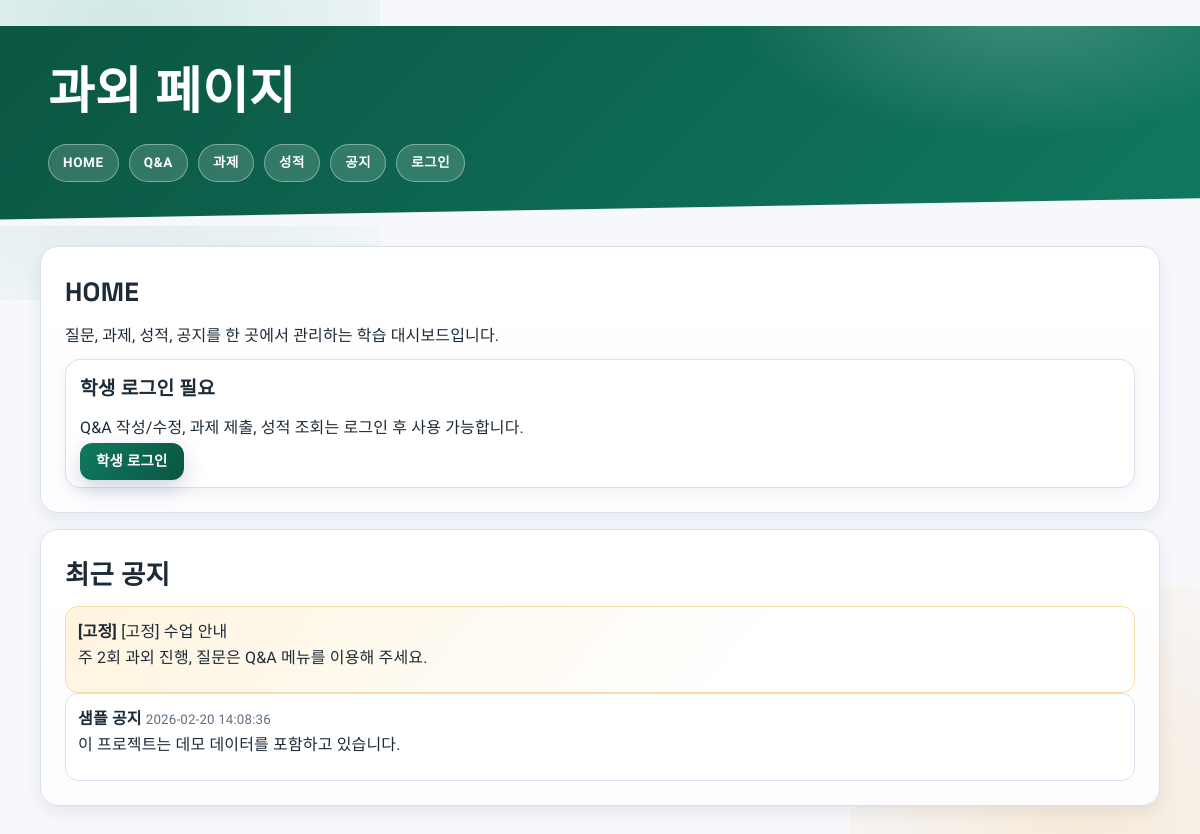
The app's page /tutoring, older data.
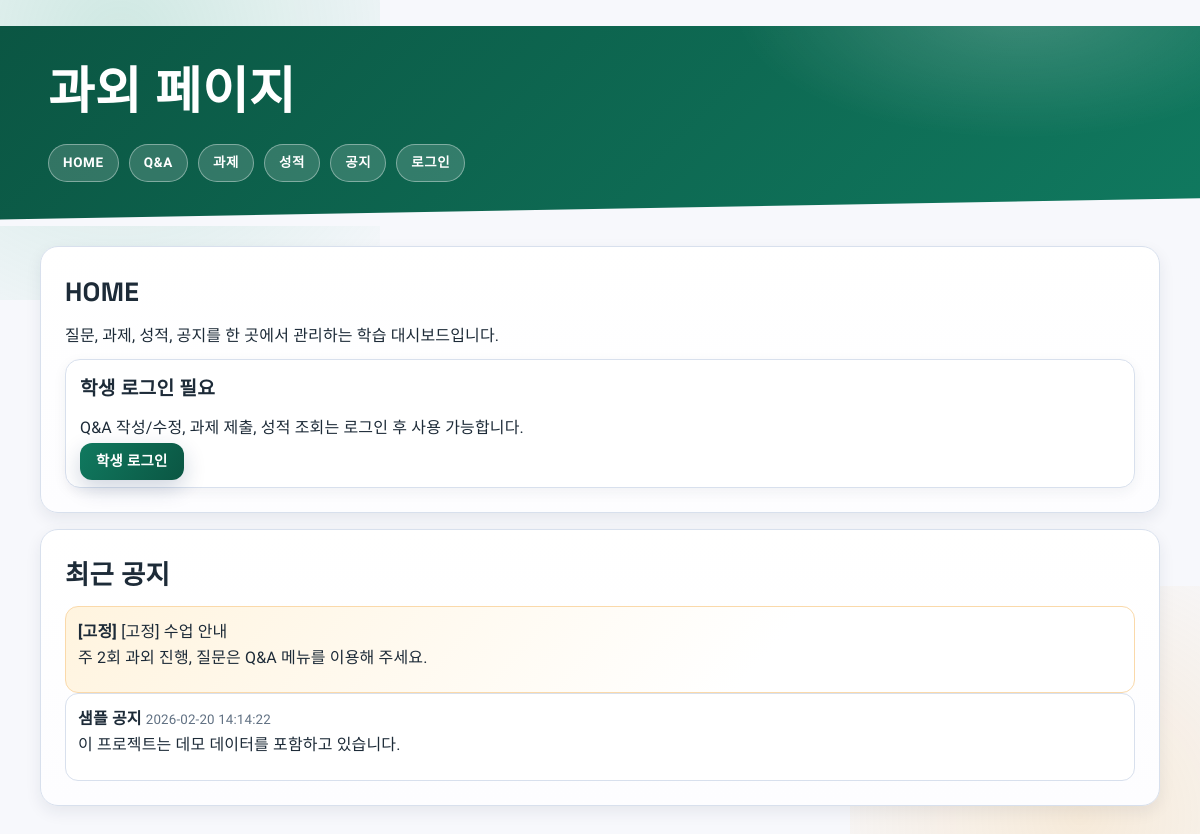
The same page, newer data.
### tables this page shows
CREATE TABLE notices (
    id INTEGER PRIMARY KEY AUTOINCREMENT,
    title TEXT NOT NULL,
    content TEXT NOT NULL,
    is_pinned INTEGER NOT NULL DEFAULT 0 CHECK (is_pinned IN (0, 1)),
    pinned_at TEXT,
    created_by INTEGER,
    created_at TEXT NOT NULL DEFAULT CURRENT_TIMESTAMP,
    updated_at TEXT NOT NULL DEFAULT CURRENT_TIMESTAMP,
    FOREIGN KEY (created_by) REFERENCES users(id) ON DELETE SET NULL
);

### app.py (the view, shortened to what this page needs)
@app.route("/tutoring")
def tutoring_home():
    student = get_student_user()
    pinned_notices, regular_notices = fetch_notices()
    assignment_summary = None
    score_summary = None
    return render_template(
        "tutoring/home.html",
        pinned_notices=pinned_notices,
        regular_notices=regular_notices[:5],
        assignment_summary=assignment_summary,
        score_summary=score_summary,
    )

### app.py (called while the page is built, shortened)
def get_db():
    if "db" not in g:
        connection = sqlite3.connect(app.config["DATABASE"])
        connection.row_factory = sqlite3.Row
        connection.execute("PRAGMA journal_mode = OFF")
        connection.execute("PRAGMA synchronous = OFF")
        connection.execute("PRAGMA foreign_keys = ON")
        g.db = connection
    return g.db

def query_db(query, args=(), one=False):
    cursor = get_db().execute(query, args)
    rows = cursor.fetchall()
    cursor.close()
    if one:
        return rows[0] if rows else None
    return rows

def get_student_user():
    if "student_user" in g:
        return g.student_user
    student_id = session.get("student_id")
    if student_id is None:
        g.student_user = None
        return None

def get_admin_user():
    if "admin_user" in g:
        return g.admin_user
    admin_id = session.get("admin_id")
    if admin_id is None:
        g.admin_user = None
        return None

### templates/tutoring/home.html
﻿{% extends 'tutoring/layout.html' %}
{% block content %}
<section class="panel">
    <h2>HOME</h2>
    <p>질문, 과제, 성적, 공지를 한 곳에서 관리하는 학습 대시보드입니다.</p>
    {% if student_user %}
        <div class="cards stats-grid">
            <article class="card">
                <h3>과제 현황</h3>
                <p>제출 건수: {{ assignment_summary.total if assignment_summary else 0 }}</p>
                <p>평균 성취도: {{ '%.1f'|format(assignment_summary.avg_progress if assignment_summary else 0) }}%</p>
            </article>
            <article class="card">
                <h3>성적 요약</h3>
                <p>등록 성적: {{ score_summary.total if score_summary else 0 }}건</p>
                <p>평균 점수율: {{ '%.1f'|format(score_summary.avg_rate if score_summary else 0) }}%</p>
            </article>
            <article class="card">
                <h3>빠른 이동</h3>
                <p><a href="{{ url_for('tutoring_qna') }}">질문 작성하기</a></p>
                <p><a href="{{ url_for('tutoring_assignments') }}">과제 제출하기</a></p>
            </article>
        </div>
    {% else %}
        <div class="card">
            <h3>학생 로그인 필요</h3>
            <p>Q&A 작성/수정, 과제 제출, 성적 조회는 로그인 후 사용 가능합니다.</p>
            <a class="btn" href="{{ url_for('tutoring_login') }}">학생 로그인</a>
        </div>
    {% endif %}
</section>
<section class="panel">
    <h2>최근 공지</h2>
    {% if pinned_notices %}
        <div class="notice-list">
            {% for notice in pinned_notices %}
                <article class="notice pinned">
                    <strong>[고정]</strong> {{ notice.title }}
                    <p>{{ notice.content }}</p>
                </article>
            {% endfor %}
        </div>
    {% endif %}
    <div class="notice-list">
        {% for notice in regular_notices %}
            <article class="notice">
                <strong>{{ notice.title }}</strong>
                <small>{{ notice.created_at }}</small>
                <p>{{ notice.content }}</p>
            </article>
        {% else %}
            <p>등록된 일반 공지가 없습니다.</p>
        {% endfor %}
    </div>
</section>
{% endblock %}

Row changes from the older to the newer data that the page shows:
changed notices "샘플 공지": created_at "2026-02-20 14:08:36" → "2026-02-20 14:14:22"
